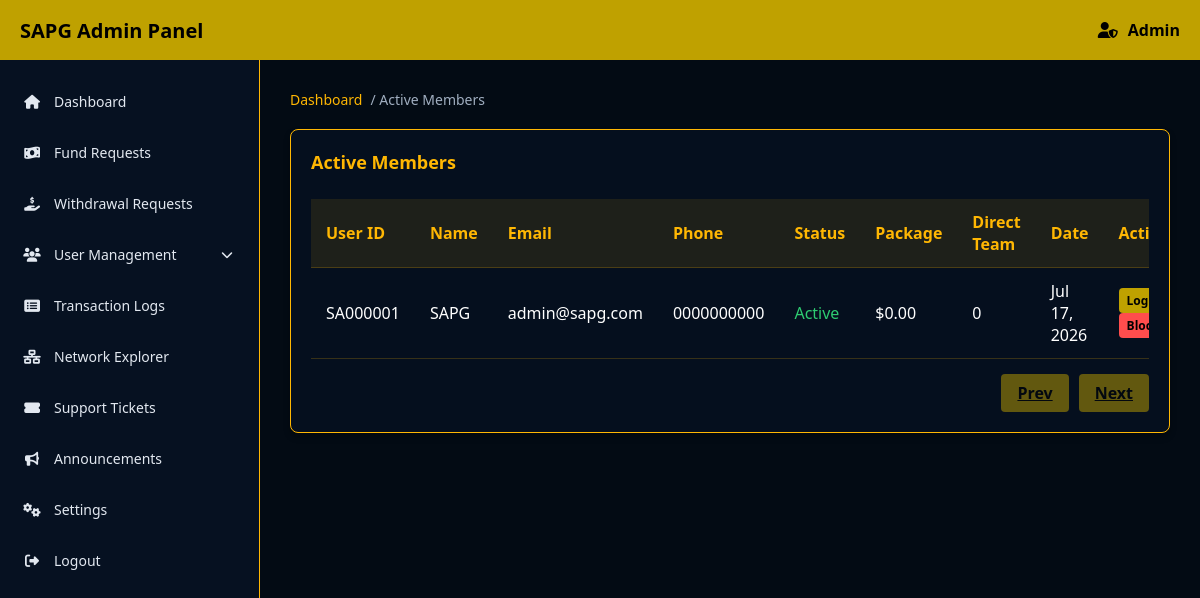
Before: /AdminPanel/activeMembers.php (signed in) with the older database file.
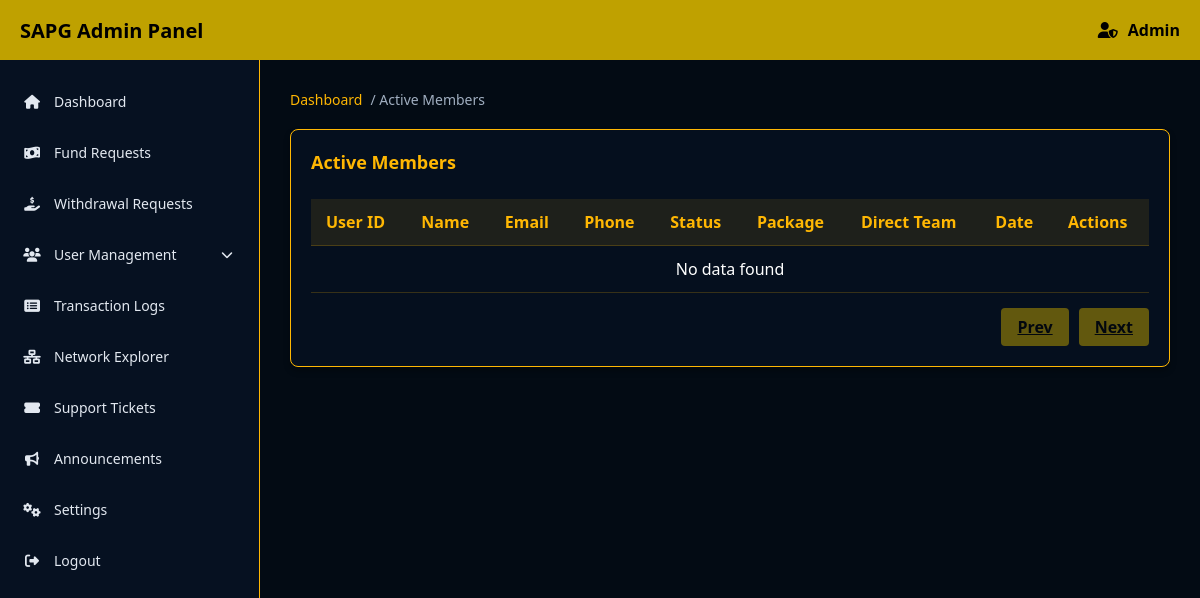
After: the same page with the newer database file.
### tables this page shows
CREATE TABLE `users` (
  `id` int(11) NOT NULL AUTO_INCREMENT,
  `user_id` varchar(8) NOT NULL COMMENT 'Alphanumeric ID: SA followed by 6 digits',
  `sponsor_id` varchar(8) DEFAULT NULL COMMENT 'References parent user_id in sponsor tree',
  `name` varchar(100) NOT NULL,
  `email` varchar(255) NOT NULL,
  `phone` varchar(20) NOT NULL,
  `password` varchar(255) NOT NULL COMMENT 'Bcrypt hashed',
  `status` enum('Active','Inactive','Blocked') DEFAULT 'Inactive' COMMENT 'Inactive = registered but no package',
  `created_at` timestamp NOT NULL DEFAULT current_timestamp(),
  `updated_at` timestamp NOT NULL DEFAULT current_timestamp() ON UPDATE current_timestamp(),
  `wallet_address` varchar(255) DEFAULT NULL,
  PRIMARY KEY (`id`),
  UNIQUE KEY `user_id` (`user_id`),
  KEY `idx_sponsor` (`sponsor_id`),
  KEY `idx_status` (`status`),
  KEY `idx_email` (`email`)
);

CREATE TABLE `user_financial_summary` (
  `user_id` varchar(8) NOT NULL,
  `my_package` decimal(10,2) DEFAULT 0.00 COMMENT 'Highest active package amount',
  `direct_team_count` int(11) DEFAULT 0 COMMENT 'Number of direct referrals',
  `total_active_team_count` int(11) DEFAULT 0 COMMENT 'All downlines with at least $11 package',
  `total_inactive_team_count` int(11) DEFAULT 0 COMMENT 'All downlines with no package',
  `strong_leg_count` int(11) DEFAULT 0 COMMENT 'Size of largest single leg',
  `other_legs_count` int(11) DEFAULT 0 COMMENT 'Sum of all other legs',
  `main_deposit_balance` decimal(15,4) DEFAULT 0.0000,
  `earnings_11_wallet` decimal(15,4) DEFAULT 0.0000,
  `earnings_30_wallet` decimal(15,4) DEFAULT 0.0000,
  `earnings_60_wallet` decimal(15,4) DEFAULT 0.0000,
  `earnings_120_wallet` decimal(15,4) DEFAULT 0.0000,
  `earnings_240_wallet` decimal(15,4) DEFAULT 0.0000,
  `earnings_480_wallet` decimal(15,4) DEFAULT 0.0000,
  `booster_10_wallet` decimal(15,4) DEFAULT 0.0000,
  `booster_20_wallet` decimal(15,4) DEFAULT 0.0000,
  `booster_40_wallet` decimal(15,4) DEFAULT 0.0000,
  `booster_80_wallet` decimal(15,4) DEFAULT 0.0000,
  `booster_160_wallet` decimal(15,4) DEFAULT 0.0000,
  `booster_320_wallet` decimal(15,4) DEFAULT 0.0000,
  `total_direct_referral_income` decimal(15,4) DEFAULT 0.0000,
  `total_team_level_income` decimal(15,4) DEFAULT 0.0000,
  `total_global_autopool_income` decimal(15,4) DEFAULT 0.0000,
  `total_booster_income` decimal(15,4) DEFAULT 0.0000,
  `total_reward_income` decimal(15,4) DEFAULT 0.0000,
  `total_withdrawal_amount` decimal(15,4) DEFAULT 0.0000,
  `net_income` decimal(15,4) DEFAULT 0.0000,
  `updated_at` timestamp NOT NULL DEFAULT current_timestamp() ON UPDATE current_timestamp(),
  `booster_wallet` decimal(15,4) DEFAULT 0.0000,
  PRIMARY KEY (`user_id`),
  CONSTRAINT `user_financial_summary_ibfk_1` FOREIGN KEY (`user_id`) REFERENCES `users` (`user_id`) ON DELETE CASCADE
);

### AdminPanel/activeMembers.php (the view, shortened to what this page needs)
<?php
require_once '../libs/db.php';
$page = isset($_GET['page']) ? (int)$_GET['page'] : 1;
$limit = 20;
$offset = ($page - 1) * $limit;
$stmt = $pdo->query("SELECT COUNT(*) FROM users WHERE status = 'Active'");
$total_rows = $stmt->fetchColumn();
$total_pages = ceil($total_rows / $limit);
$stmt = $pdo->prepare("SELECT u.*, f.my_package, f.direct_team_count FROM users u LEFT JOIN user_financial_summary f ON u.user_id = f.user_id WHERE u.status = 'Active' ORDER BY u.created_at DESC LIMIT ? OFFSET ?");
$stmt->execute([$limit, $offset]);
$members = $stmt->fetchAll(PDO::FETCH_ASSOC);
require_once 'includes/header.php';
?>
<div class="breadcrumb">
    <a href="index.php">Dashboard</a> / Active Members
</div>
<div class="card">
    <h3 class="card-title">Active Members</h3>
    <div class="table-responsive">
        <table>
            <thead>
                <tr>
                    <th>User ID</th>
                    <th>Name</th>
                    <th>Email</th>
                    <th>Phone</th>
                    <th>Status</th>
                    <th>Package</th>
                    <th>Direct Team</th>
                    <th>Date</th>
                    <th>Actions</th>
                </tr>
            </thead>
            <tbody>
                <?php if (empty($members)): ?>
                <tr>
                    <td colspan="9" style="text-align: center;">No data found</td>
                </tr>
                <?php else: ?>
                    <?php foreach ($members as $m): ?>
                    <tr>
                        <td><?php echo htmlspecialchars($m['user_id']); ?></td>
                        <td><?php echo htmlspecialchars($m['name']); ?></td>
                        <td><?php echo htmlspecialchars($m['email']); ?></td>
                        <td><?php echo htmlspecialchars($m['phone']); ?></td>
                        <td>
                            <?php
                            $status_lower = strtolower($m['status']);
                            $color = $status_lower === 'active' ? '#2ecc71' : ($status_lower === 'blocked' ? '#ff4d4d' : 'orange');
                            echo "<span style='color: {$color}'>" . ucfirst($m['status']) . "</span>";
                            ?>
                        </td>
                        <td>$<?php echo number_format($m['my_package'] ?? 0, 2); ?></td>
                        <td><?php echo number_format($m['direct_team_count'] ?? 0); ?></td>
                        <td><?php echo date('M d, Y', strtotime($m['created_at'])); ?></td>
                        <td>
                            <button class="btn btn-gold" style="padding: 4px 8px; font-size: 12px;" onclick="impersonate('<?php echo $m['user_id']; ?>')">Login</button>
                            <?php if ($status_lower !== 'blocked'): ?>
                                <button class="btn btn-gold" style="padding: 4px 8px; font-size: 12px; background: #ff4d4d;" onclick="blockUser('<?php echo $m['user_id']; ?>')">Block</button>
                            <?php else: ?>
                                <button class="btn btn-gold" style="padding: 4px 8px; font-size: 12px; background: #2ecc71;" onclick="unblockUser('<?php echo $m['user_id']; ?>')">Unblock</button>
                            <?php endif; ?>
                        </td>
                    </tr>
                    <?php endforeach; ?>
                <?php endif; ?>
            </tbody>
        </table>
    </div>
    <div class="pagination" style="margin-top:15px; display:flex; gap:10px; justify-content:flex-end;">
        <a href="?page=<?php echo max(1, $page - 1); ?>" class="btn btn-gold" <?php if($page <= 1) echo 'style="pointer-events: none; opacity: 0.5;"'; ?>>Prev</a>
        <a href="?page=<?php echo min($total_pages, $page + 1); ?>" class="btn btn-gold" <?php if($page >= $total_pages) echo 'style="pointer-events: none; opacity: 0.5;"'; ?>>Next</a>
    </div>
</div>
<?php require_once 'includes/footer.php'; ?>

Changed rows visible on the page:
removed users: user "SA000001", name "SAPG", email "admin@sapg.com", phone "0000000000", status "Active", user.my_package "0.00", user.direct_team_count "0", created_at "Jul 17, 2026"
Other visible differences:
text now shown: "No data found"
